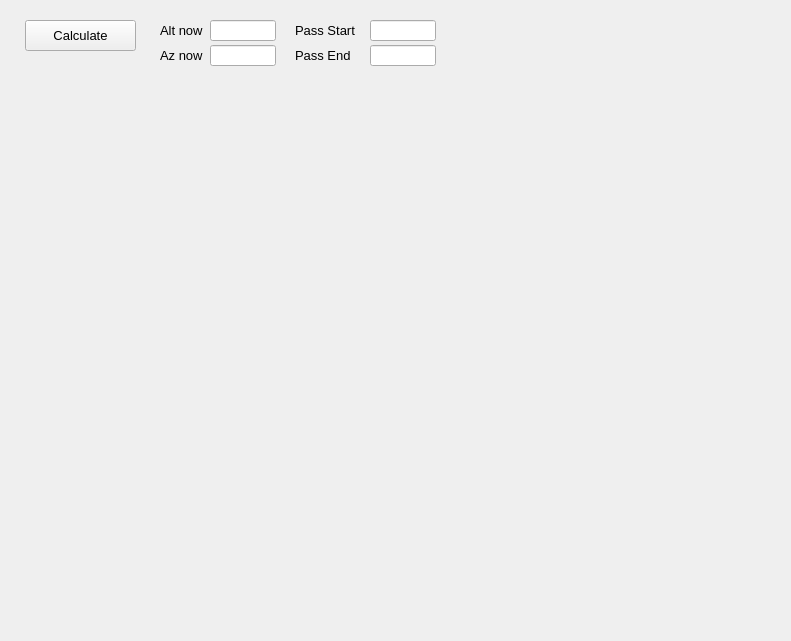
<?xml version="1.0" encoding="UTF-8"?>
<ui version="4.0">
 <class>SatelliteDialog</class>
 <widget class="QWidget" name="SatelliteDialog">
  <property name="geometry">
   <rect>
    <x>0</x>
    <y>0</y>
    <width>791</width>
    <height>641</height>
   </rect>
  </property>
  <property name="sizePolicy">
   <sizepolicy hsizetype="Expanding" vsizetype="Expanding">
    <horstretch>0</horstretch>
    <verstretch>0</verstretch>
   </sizepolicy>
  </property>
  <property name="font">
   <font>
    <family>Arial</family>
   </font>
  </property>
  <property name="windowTitle">
   <string>Satellite</string>
  </property>
  <widget class="QWidget" name="satellite" native="true">
   <property name="enabled">
    <bool>true</bool>
   </property>
   <property name="geometry">
    <rect>
     <x>10</x>
     <y>130</y>
     <width>771</width>
     <height>501</height>
    </rect>
   </property>
   <property name="sizePolicy">
    <sizepolicy hsizetype="Preferred" vsizetype="Preferred">
     <horstretch>0</horstretch>
     <verstretch>0</verstretch>
    </sizepolicy>
   </property>
   <property name="sizeIncrement">
    <size>
     <width>0</width>
     <height>10</height>
    </size>
   </property>
   <property name="autoFillBackground">
    <bool>true</bool>
   </property>
   <property name="styleSheet">
    <string notr="true"/>
   </property>
  </widget>
  <widget class="QPushButton" name="btn_calculateValues">
   <property name="geometry">
    <rect>
     <x>25</x>
     <y>20</y>
     <width>111</width>
     <height>31</height>
    </rect>
   </property>
   <property name="font">
    <font>
     <pointsize>10</pointsize>
    </font>
   </property>
   <property name="toolTip">
    <string>&lt;html&gt;&lt;head/&gt;&lt;body&gt;&lt;p&gt;Delete all points on coordinate window including Base / Model&lt;/p&gt;&lt;/body&gt;&lt;/html&gt;</string>
   </property>
   <property name="text">
    <string>Calculate</string>
   </property>
  </widget>
  <widget class="QLabel" name="satelliteBackground">
   <property name="geometry">
    <rect>
     <x>0</x>
     <y>0</y>
     <width>791</width>
     <height>126</height>
    </rect>
   </property>
   <property name="text">
    <string/>
   </property>
   <property name="color" stdset="0">
    <string>blue</string>
   </property>
  </widget>
  <widget class="QWidget" name="satelliteMoving" native="true">
   <property name="enabled">
    <bool>true</bool>
   </property>
   <property name="geometry">
    <rect>
     <x>10</x>
     <y>130</y>
     <width>771</width>
     <height>501</height>
    </rect>
   </property>
   <property name="sizePolicy">
    <sizepolicy hsizetype="Preferred" vsizetype="Preferred">
     <horstretch>0</horstretch>
     <verstretch>0</verstretch>
    </sizepolicy>
   </property>
   <property name="autoFillBackground">
    <bool>false</bool>
   </property>
   <property name="styleSheet">
    <string notr="true"/>
   </property>
  </widget>
  <widget class="QLabel" name="label_242">
   <property name="geometry">
    <rect>
     <x>160</x>
     <y>20</y>
     <width>51</width>
     <height>21</height>
    </rect>
   </property>
   <property name="font">
    <font>
     <pointsize>10</pointsize>
    </font>
   </property>
   <property name="text">
    <string>Alt now</string>
   </property>
  </widget>
  <widget class="QLineEdit" name="le_satelliteAlt">
   <property name="enabled">
    <bool>true</bool>
   </property>
   <property name="geometry">
    <rect>
     <x>210</x>
     <y>20</y>
     <width>66</width>
     <height>21</height>
    </rect>
   </property>
   <property name="font">
    <font>
     <family>Courier</family>
     <pointsize>10</pointsize>
     <weight>50</weight>
     <bold>false</bold>
    </font>
   </property>
   <property name="mouseTracking">
    <bool>false</bool>
   </property>
   <property name="acceptDrops">
    <bool>false</bool>
   </property>
   <property name="toolTip">
    <string>&lt;html&gt;&lt;head/&gt;&lt;body&gt;&lt;p&gt;Name of Horizon Mask file, where the data is stored.&lt;/p&gt;&lt;p&gt;Please Double Click to Select.&lt;/p&gt;&lt;/body&gt;&lt;/html&gt;</string>
   </property>
   <property name="layoutDirection">
    <enum>Qt::RightToLeft</enum>
   </property>
   <property name="text">
    <string/>
   </property>
   <property name="alignment">
    <set>Qt::AlignRight|Qt::AlignTrailing|Qt::AlignVCenter</set>
   </property>
   <property name="readOnly">
    <bool>false</bool>
   </property>
  </widget>
  <widget class="QLineEdit" name="le_satellitePassStart">
   <property name="enabled">
    <bool>true</bool>
   </property>
   <property name="geometry">
    <rect>
     <x>370</x>
     <y>20</y>
     <width>66</width>
     <height>21</height>
    </rect>
   </property>
   <property name="font">
    <font>
     <family>Courier</family>
     <pointsize>10</pointsize>
     <weight>50</weight>
     <bold>false</bold>
    </font>
   </property>
   <property name="mouseTracking">
    <bool>false</bool>
   </property>
   <property name="acceptDrops">
    <bool>false</bool>
   </property>
   <property name="toolTip">
    <string>&lt;html&gt;&lt;head/&gt;&lt;body&gt;&lt;p&gt;Name of Horizon Mask file, where the data is stored.&lt;/p&gt;&lt;p&gt;Please Double Click to Select.&lt;/p&gt;&lt;/body&gt;&lt;/html&gt;</string>
   </property>
   <property name="layoutDirection">
    <enum>Qt::RightToLeft</enum>
   </property>
   <property name="text">
    <string/>
   </property>
   <property name="alignment">
    <set>Qt::AlignRight|Qt::AlignTrailing|Qt::AlignVCenter</set>
   </property>
   <property name="readOnly">
    <bool>false</bool>
   </property>
  </widget>
  <widget class="QLabel" name="label_244">
   <property name="geometry">
    <rect>
     <x>295</x>
     <y>20</y>
     <width>71</width>
     <height>21</height>
    </rect>
   </property>
   <property name="font">
    <font>
     <pointsize>10</pointsize>
    </font>
   </property>
   <property name="text">
    <string>Pass Start</string>
   </property>
  </widget>
  <widget class="QLineEdit" name="le_satellitePassEnd">
   <property name="enabled">
    <bool>true</bool>
   </property>
   <property name="geometry">
    <rect>
     <x>370</x>
     <y>45</y>
     <width>66</width>
     <height>21</height>
    </rect>
   </property>
   <property name="font">
    <font>
     <family>Courier</family>
     <pointsize>10</pointsize>
     <weight>50</weight>
     <bold>false</bold>
    </font>
   </property>
   <property name="mouseTracking">
    <bool>false</bool>
   </property>
   <property name="acceptDrops">
    <bool>false</bool>
   </property>
   <property name="toolTip">
    <string>&lt;html&gt;&lt;head/&gt;&lt;body&gt;&lt;p&gt;Name of Horizon Mask file, where the data is stored.&lt;/p&gt;&lt;p&gt;Please Double Click to Select.&lt;/p&gt;&lt;/body&gt;&lt;/html&gt;</string>
   </property>
   <property name="layoutDirection">
    <enum>Qt::RightToLeft</enum>
   </property>
   <property name="text">
    <string/>
   </property>
   <property name="alignment">
    <set>Qt::AlignRight|Qt::AlignTrailing|Qt::AlignVCenter</set>
   </property>
   <property name="readOnly">
    <bool>false</bool>
   </property>
  </widget>
  <widget class="QLabel" name="label_243">
   <property name="geometry">
    <rect>
     <x>160</x>
     <y>45</y>
     <width>51</width>
     <height>21</height>
    </rect>
   </property>
   <property name="font">
    <font>
     <pointsize>10</pointsize>
    </font>
   </property>
   <property name="text">
    <string>Az now</string>
   </property>
  </widget>
  <widget class="QLabel" name="label_245">
   <property name="geometry">
    <rect>
     <x>295</x>
     <y>45</y>
     <width>71</width>
     <height>21</height>
    </rect>
   </property>
   <property name="font">
    <font>
     <pointsize>10</pointsize>
    </font>
   </property>
   <property name="text">
    <string>Pass End</string>
   </property>
  </widget>
  <widget class="QLineEdit" name="le_satelliteAz">
   <property name="enabled">
    <bool>true</bool>
   </property>
   <property name="geometry">
    <rect>
     <x>210</x>
     <y>45</y>
     <width>66</width>
     <height>21</height>
    </rect>
   </property>
   <property name="font">
    <font>
     <family>Courier</family>
     <pointsize>10</pointsize>
     <weight>50</weight>
     <bold>false</bold>
    </font>
   </property>
   <property name="mouseTracking">
    <bool>false</bool>
   </property>
   <property name="acceptDrops">
    <bool>false</bool>
   </property>
   <property name="toolTip">
    <string>&lt;html&gt;&lt;head/&gt;&lt;body&gt;&lt;p&gt;Name of Horizon Mask file, where the data is stored.&lt;/p&gt;&lt;p&gt;Please Double Click to Select.&lt;/p&gt;&lt;/body&gt;&lt;/html&gt;</string>
   </property>
   <property name="layoutDirection">
    <enum>Qt::RightToLeft</enum>
   </property>
   <property name="text">
    <string/>
   </property>
   <property name="alignment">
    <set>Qt::AlignRight|Qt::AlignTrailing|Qt::AlignVCenter</set>
   </property>
   <property name="readOnly">
    <bool>false</bool>
   </property>
  </widget>
  <zorder>satelliteBackground</zorder>
  <zorder>btn_calculateValues</zorder>
  <zorder>satellite</zorder>
  <zorder>satelliteMoving</zorder>
  <zorder>label_242</zorder>
  <zorder>le_satelliteAlt</zorder>
  <zorder>le_satellitePassStart</zorder>
  <zorder>label_244</zorder>
  <zorder>le_satellitePassEnd</zorder>
  <zorder>label_243</zorder>
  <zorder>label_245</zorder>
  <zorder>le_satelliteAz</zorder>
 </widget>
 <resources/>
 <connections/>
 <designerdata>
  <property name="gridDeltaX">
   <number>5</number>
  </property>
  <property name="gridDeltaY">
   <number>5</number>
  </property>
  <property name="gridSnapX">
   <bool>true</bool>
  </property>
  <property name="gridSnapY">
   <bool>true</bool>
  </property>
  <property name="gridVisible">
   <bool>true</bool>
  </property>
 </designerdata>
</ui>
